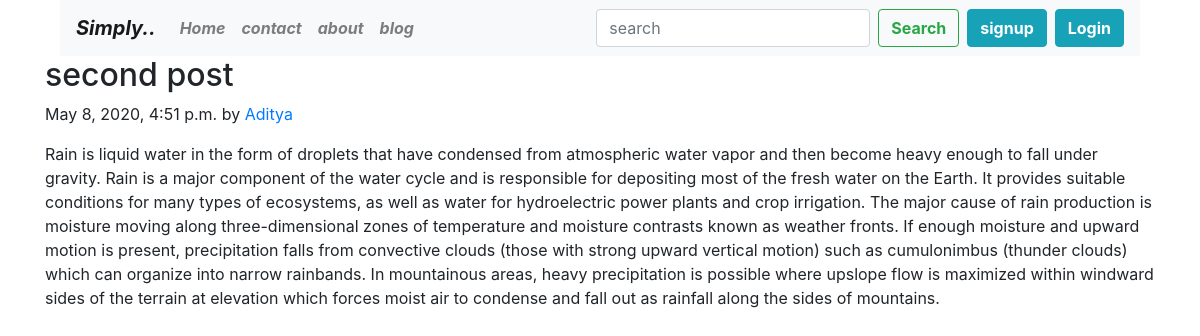
Screenshot of /blog/secondpost with the database file from the repository.
### blog/models.py (models this page shows, shortened)
class Post(models.Model):
    blog_id=models.AutoField(primary_key=True)
    title=models.CharField(max_length=70)
    author=models.CharField(max_length=50)
    content = models.CharField(max_length=2000)
    slug = models.CharField(max_length=50)
    timestamp = models.DateTimeField(blank=True)

### blog/views.py (the view)
# urls.py: path('<str:slug>', views.post, name="post"),
def post(request,slug):
    post = Post.objects.filter(slug=slug).first()
    context = {'post': post}
    return render(request,'blog/post.html',context)

### Templates/blog/post.html (shortened to what this page needs)
{% extends 'base.html' %}
{% block body%}
<div class="container">
        <h2 class="blog-post-title">{{post.title}}</h2>
        <p class="blog-post-meta">{{post.timestamp}} by <a href="#">{{post.author}}</a></p>
        <p>{{post.content}}</p>
      </div>
{% endblock %}

### rows the page displays
Post: title "second post", timestamp "May 8, 2020, 4:51 p.m.", author "Aditya", content "Rain is liquid water in the form of droplets that have condensed from atmospheric water vapor and then become heavy enough to fall under gravity. Rain is a major component of the water cycle and is responsible for depositing most of the fresh water on the Earth. It provides suitable conditions for many types of ecosystems, as well as water for hydroelectric power plants and crop irrigation. The major cause of rain production is moisture moving along three-dimensional zones of temperature and moisture contrasts known as weather fronts. If enough moisture and upward motion is present, precipitation falls from convective clouds (those with strong upward vertical motion) such as cumulonimbus…"
